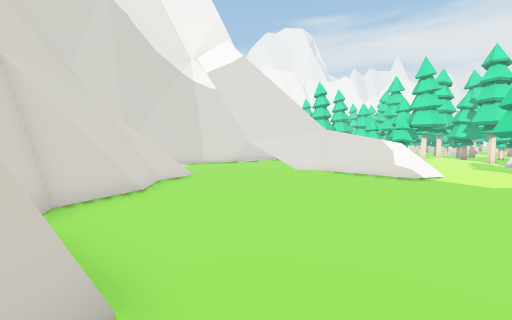
[1] (above)

24 first-person views from a walk through a 3-D level made in the Unity game engine. The camera is 1.2 m above the floor, tilts 4° down and sees 90° across. The floor is counted in squares, 1 m on a side. Each view is taken from the middle of a square. On the plan, view 1 faces up. The plan holds only what a view shows up to about 12 squares ahead; the rest is blank. The place goes on beyond the plan.

[2]
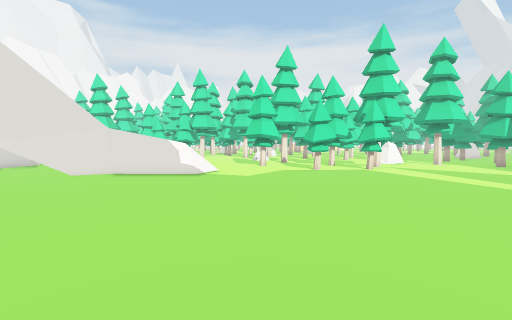

[3]
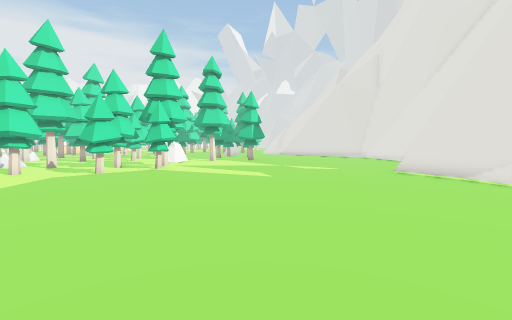

[4]
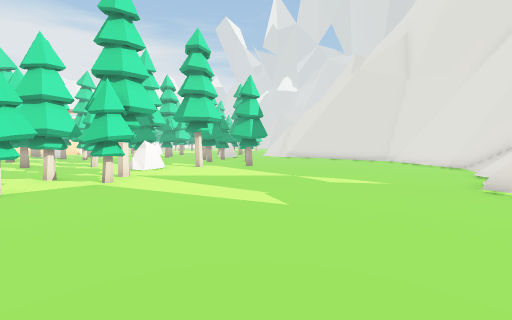

[5]
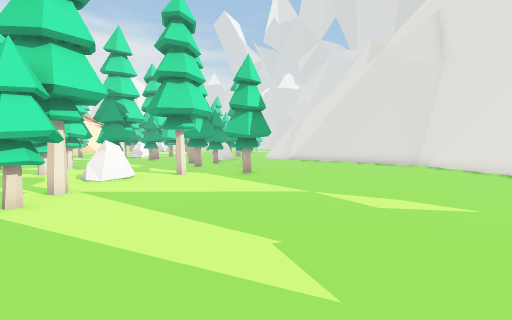

[6]
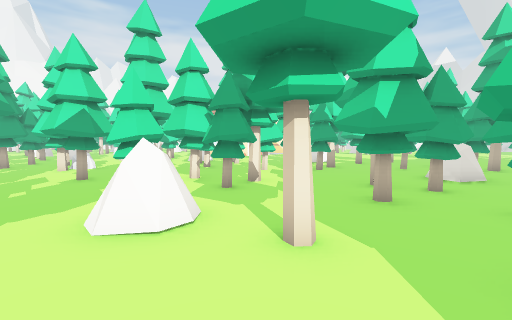

[7]
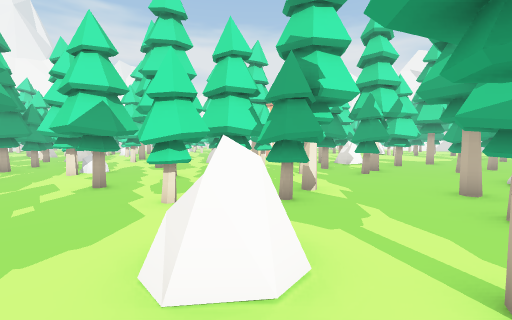

[8]
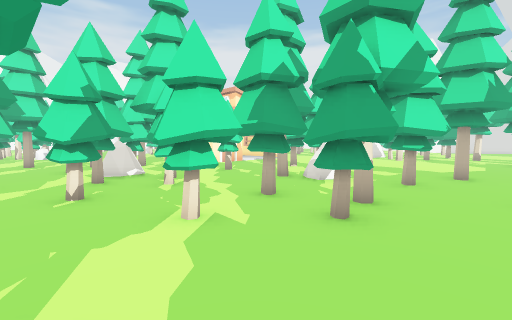

[9]
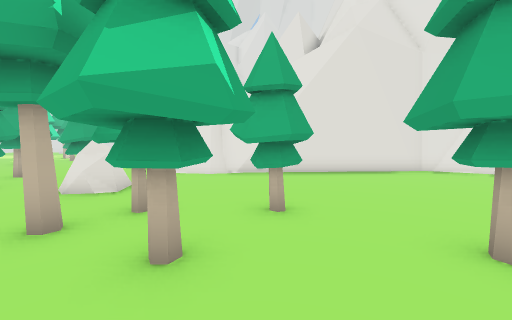

[10]
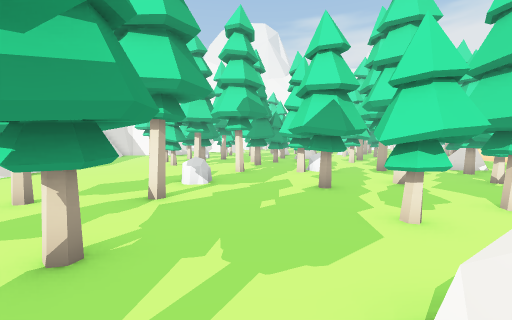

[11]
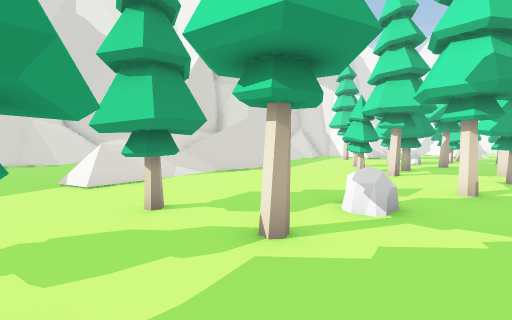

[12]
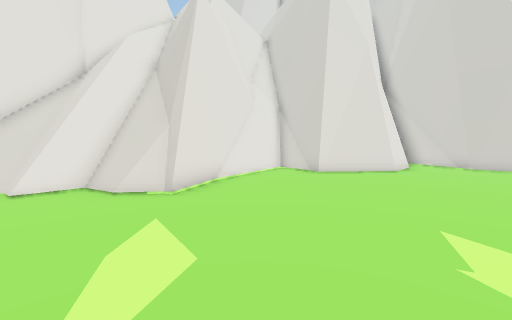

[13]
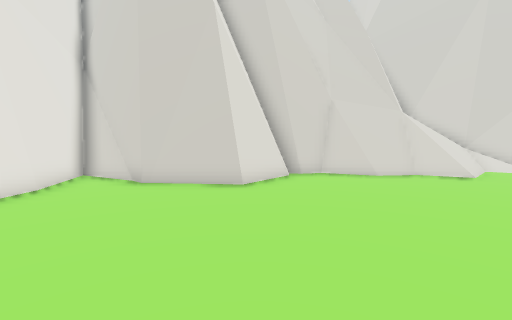

[14]
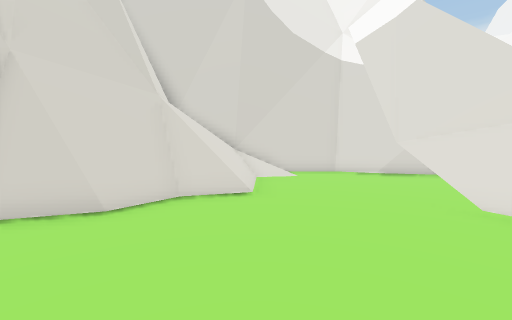

[15]
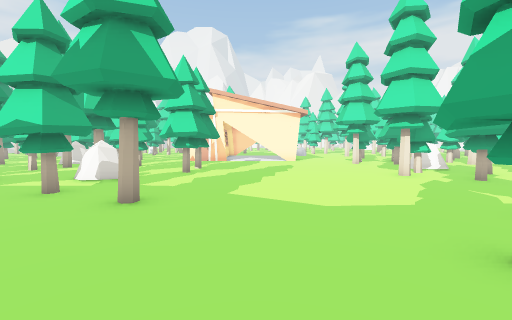

[16]
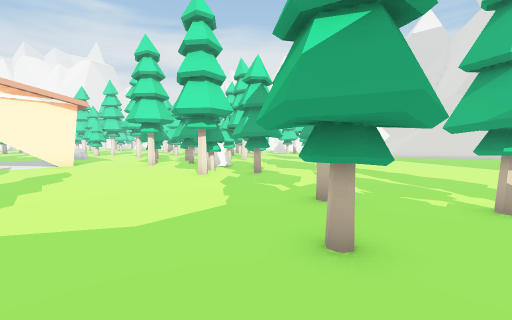

[17]
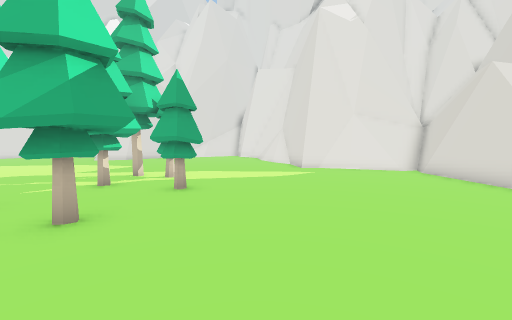

[18]
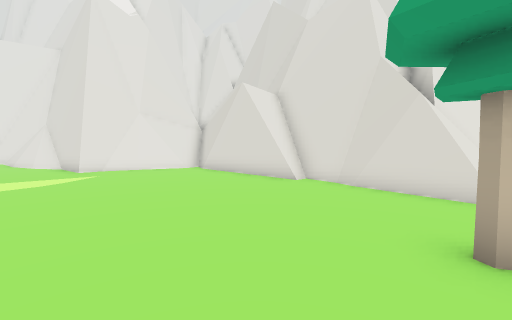

[19]
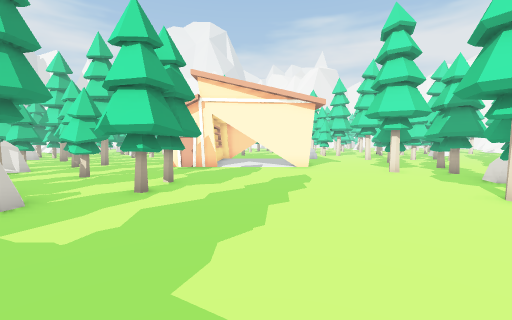

[20]
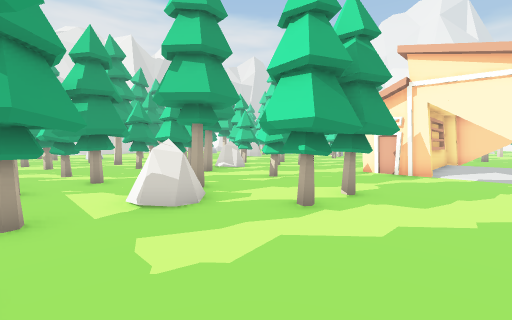

[21]
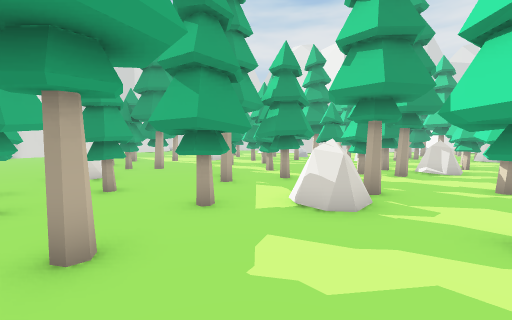

[22]
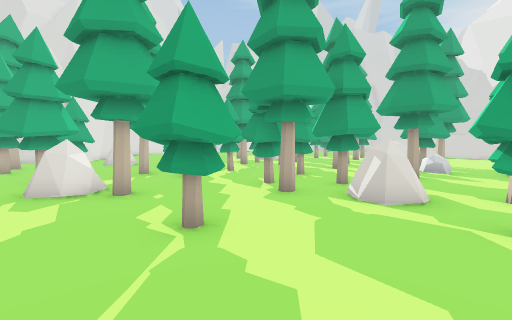

[23]
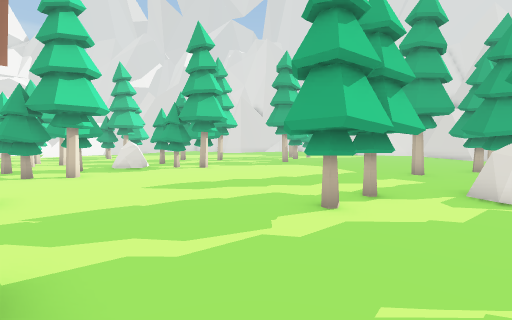

[24]
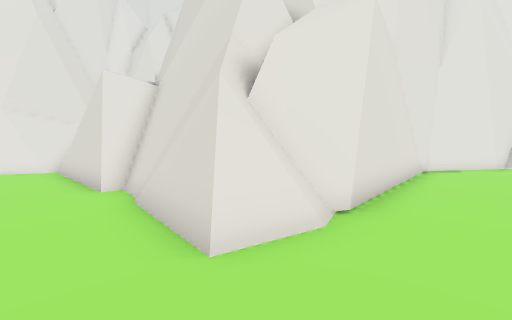

### Floor plan
Key: @ floor where view 1 was taken; # wall or solid block; . main floor; : floor 1.25 m higher than the main floor; / step, stairs or slope; = window, fence, low wall or low ledge; ^ raised ledge; R rock; T pine tree; H thing the floor can be seen under or through; G garage; O other object.
Columns run from 7 left of view 1 to 39 right of it. Each row starts with its distance up from view 1.
 17               ..TTT.TTTOO....TTTT....GGGGGGG..T
 16     ####.     ................R...............T
 15    ###...   #.......T.TTR.TT..RR.............TT
 14   ##.....   =.......TTTT..T.TTT...TT...........
 13  ###...HHH #=..........T.... TTT..T..TT........
 12 ##//....///=//.....R.....T..TTTT.....TT........
 11 #///....//==//........TTTTT.TT.T..T.TTT.......T
 10   ///.....==/=..T..T..TT.......T..TR.T.......TT
  9 #////......===..TT.T.....TT..T.TT..R..........T
  8  ^===...........TT.....TTTT..TTT...T...........
  7  ^=#=.............TTT..TTTTT..TTT.TTT..........
  6  ###=...........TTTTT....TT....T...T.TT........
  5   ##..............TTT.RR..........T..........T.
  4    #..............TTT......TTT...TTTT.....TT...
  3    ##..................TT.TTTT.R...TTT....TT..T
  2     ##....................TTTT.RR.TTT........TT
  1      ##.................T..T........T.......TTT
  0      #=@...............TTT.T................T.T
 -1      #...........................=............T
 -2     ##..........................=##............
 -3     #..........................#####...........
 -4     ######....................##  ##=/.........
 -5          ###.................##    ##=/........
 -6           ##.....#..........##     ####/.....=.
 -7           #..=####=.........#         ##/..=###
 -8           #####  ##==.....###          ##/=###
 -9                  ###///#####           ##=:##
-10                 ###=/####               ####
-11                ^^^==##
-12                 ^^###
-13                 #^##

Positions as (right, up) in squares from view 1, and headings:
1: (0, 0), facing up
2: (0, 0), facing up-right
3: (0, 0), facing right
4: (4, 0), facing right
5: (7, 0), facing right
6: (14, 1), facing up-right
7: (14, 3), facing up-right
8: (20, 5), facing up-right
9: (17, 4), facing down-right
10: (14, 4), facing up
11: (14, 7), facing up-left
12: (13, 0), facing down-left
13: (6, 2), facing left
14: (2, 5), facing up-left
15: (33, 1), facing up
16: (33, 2), facing up-right
17: (31, 4), facing down-right
18: (31, 4), facing down
19: (33, 5), facing up
20: (33, 7), facing up-left
21: (33, 8), facing left
22: (29, 17), facing down-left
23: (28, 17), facing down-right
24: (26, 2), facing down
